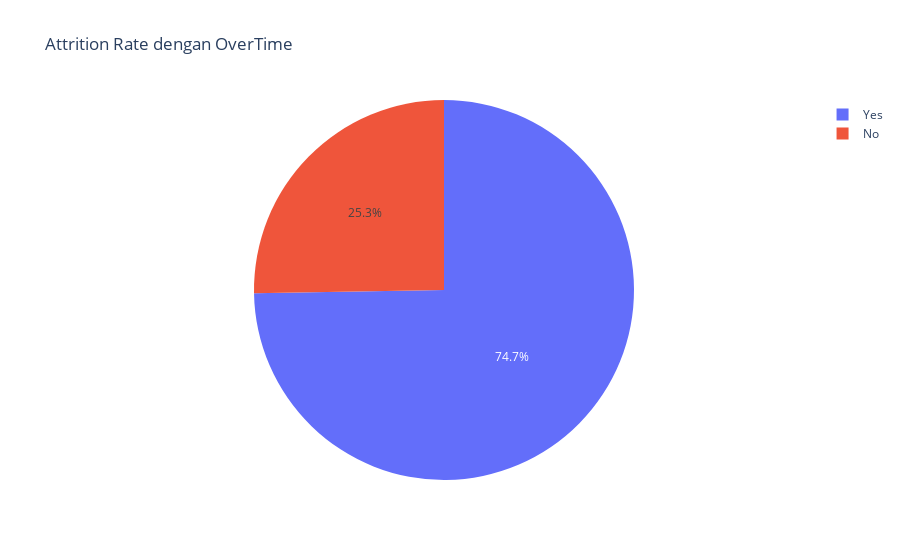

The notebook cell this image was saved under:
### Markdown cell above
Fungsi `plot_histogram` di atas untuk mengetahui sebaran/distribusi dari variabel-variabel numerik berdasarkan grup dari suatu variabel kategorik yang memiliki *Attrition Rate* tertinggi yang tujuannya adalah mengetahui mengapa grup dari suatu variabel kategorik tersebut memiliki *Attrition Rate* tertinggi.

### Code cell
# Plot untuk Performance Rating
create_plot(df_overtime, x=df_overtime["OverTime"], title='Attrition Rate dengan OverTime', plot_type='pie',
            custom_data=[df_overtime['Total Employees'], df_overtime['Attrition Total']], 
            hovertemplate="<b>%{label}</b><br>Total Employees: %{customdata[0][0]}<br>Attrition Total: %{customdata[0][1]}<br>Attrition Rate: %{value:.2f}%")

### Figure 1 — Plotly figure (JSON) as saved in the notebook; plotly's stock layout.template omitted (floating-point values rounded to 4 significant figures)
{"data": [{"customdata": [[751, 81], [307, 98]], "domain": {"x": [0, 1], "y": [0, 1]}, "hovertemplate": "<b>%{label}</b><br>Total Employees: %{customdata[0][0]}<br>Attrition Total: %{customdata[0][1]}<br>Attrition Rate: %{value:.2f}%", "labels": ["No", "Yes"], "legendgroup": "", "name": "", "showlegend": true, "type": "pie", "values": [10.79, 31.92]}], "layout": {"legend": {"tracegroupgap": 0}, "title": {"text": "Attrition Rate dengan OverTime"}}}
